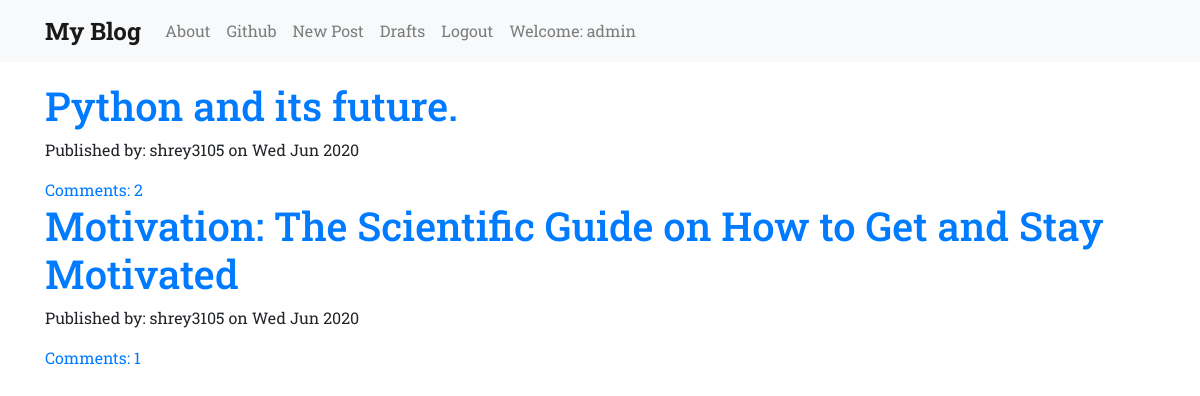
The app's page / (signed in) with its own data.
### blog/models.py (models this page shows, shortened)
class Post(models.Model):
    author=models.ForeignKey(User,on_delete=models.CASCADE)
    title=models.CharField(max_length=100)
    text=models.TextField()
    create_date=models.DateTimeField(default=timezone.now())
    published_date=models.DateTimeField(blank=True,null=True)
    def approved_comments(self):
        return self.comments.filter(approved_comments=True)

### blog/views.py (the view)
# urls.py: path('',views.PostList.as_view(),name='post_list'),
class PostList(ListView):
    model=Post
    def get_queryset(self):
        return Post.objects.filter(published_date__lte=timezone.now()).order_by('-published_date')

### blog/templates/blog/post_list.html
<!DOCTYPE html>
{% extends 'blog/base.html' %}
{% block content %}
<div class="centerstage">
  {% for post in post_list %}
    <div class="post">
      <h1><a href="{% url 'post_detail' pk=post.pk %}">{{post.title}}</a></h1>
      <p>Published by: {{post.author.username}} on {{post.published_date|date:"D M Y"}}</p>
      <a href="{% url 'post_detail' pk=post.pk %}">Comments: {{post.approved_comments.count}}</a>
    </div>
  {% endfor %}
</div>
{% endblock %}

### blog/templates/blog/base.html (shortened to what this page needs)
<!DOCTYPE html>
{% load static %}
<html lang="en" dir="ltr">
  <head>
    <link rel="stylesheet" href="https://maxcdn.bootstrapcdn.com/bootstrap/4.0.0/css/bootstrap.min.css">
    <link rel="stylesheet" href="//cdn.jsdelivr.net/npm/medium-editor@latest/dist/css/medium-editor.min.css" type="text/css" media="screen" charset="utf-8">
      <link rel="stylesheet" href="{% static 'css/blog.css' %}">
  </head>
  <body class="loader">
    <nav class="navbar navbar-expand-lg navbar-light bg-light techfont">
      <div class="container">
        <a class="navbar-brand bigbrand" href="{% url 'post_list' %}">My Blog</a>
          <ul class="navbar-nav mr-auto">
            <li class="nav-item">
              <a class="nav-link" href="{% url 'about' %}">About</a>
            </li>
            <li class="nav-item">
              <a class="nav-link" href="https://www.github.com">Github</a>
            </li>
            {% if user.is_authenticated %}
            <li class="nav-item">
              <a class="nav-link" href="{% url 'post_new' %}">New Post</a>
            </li>
            <li class="nav-item">
              <a class="nav-link" href="{% url 'drafts' %}">Drafts</a>
            </li>
            <li class="nav-item">
              <a class="nav-link" href="{% url 'logout' %}">Logout</a>
            </li>
            <li class="nav-item">
              <a class='nav-link' href="#">Welcome: {{user.username}}</a>
            </li>
            {% else %}
            <li class="nav-item">
              <a class="nav-link" href="{% url 'login' %}">LogIn</a>
            </li>
            {% endif %}
          </ul>
      </div>
    </nav>
      <div class="container">
        {% block content %}
        {% endblock %}
      </div>
  </body>
</html>

### blog/static/css/blog.css (style rules this page uses)
body { font-family: 'Roboto Slab',serif; }
nav { margin-bottom: 20px; }
.bigbrand { font-size: 1.5em; font-weight: bold; }
.centerstage { margin:0 auto; }
.loader { position:fixed; left:0; right:0; top:0; bottom:0; filter:hue-rotate(0deg); color:linear-gradient(45deg,#0f8,#08f); animation:hue 10000ms infinite linear; }

### records on screen
Post: title "Python and its future.", author.username "shrey3105", published_date "Wed Jun 2020", approved_comments.count "2"
Post: title "Motivation: The Scientific Guide on How to Get and Stay Motivated", author.username "shrey3105", published_date "Wed Jun 2020", approved_comments.count "1"

### other values on screen
{{ user.username }} "admin"
